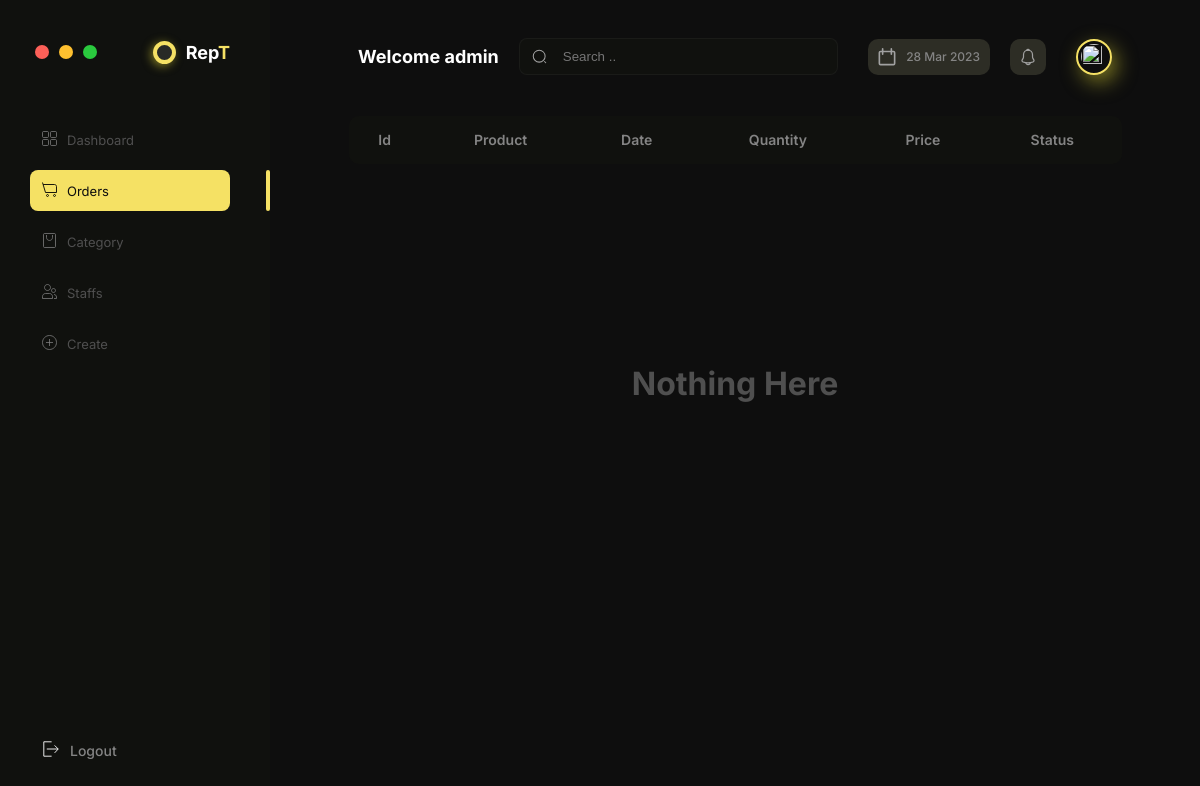
Page /ordersPaid/ (signed in) on the earlier database version.
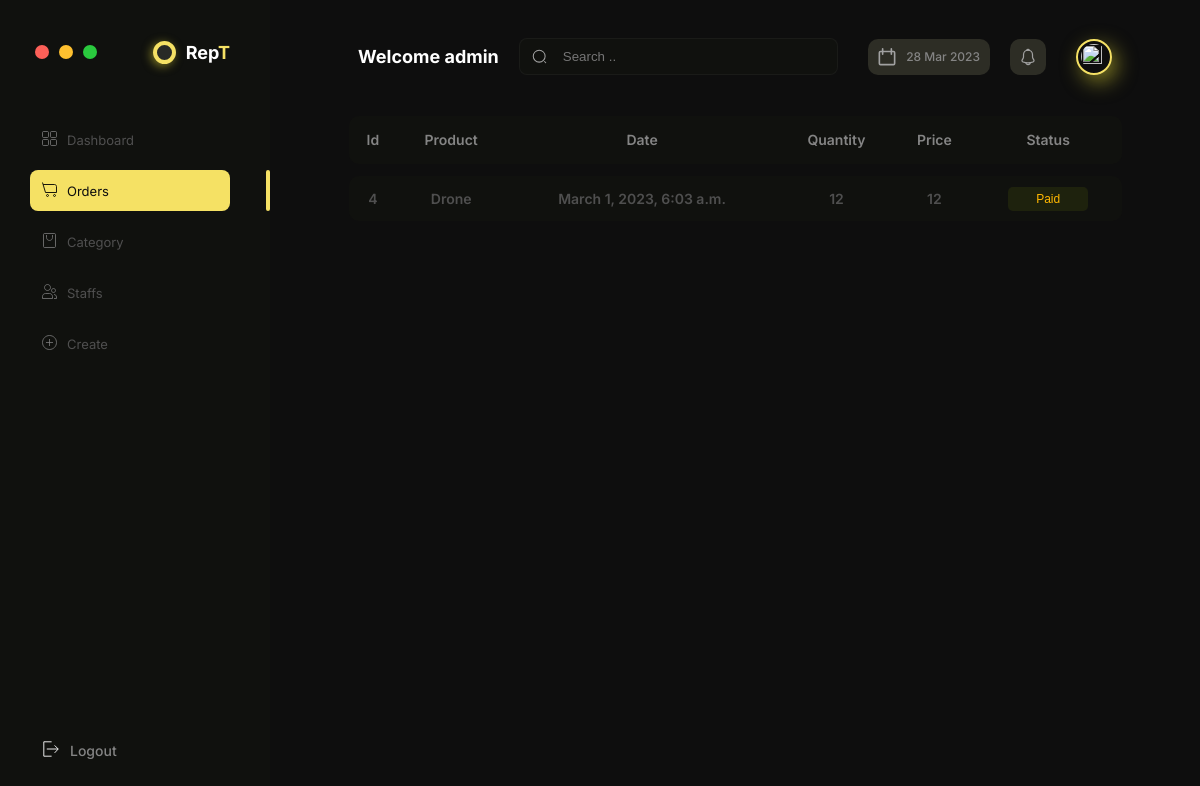
Same page on the later database version.
### apps/core/models.py (models this page shows, shortened)
class Order(models.Model):
    STATUS = (
        ('Paid', 'Paid'),
        ('Pending', 'Pending'),
    )
    customer = models.ForeignKey(
        Customer, null=True, on_delete=models.SET_NULL)
    seller = models.ForeignKey(Staff, on_delete=models.SET_NULL, null=True)
    item = models.ForeignKey(Item, null=True, on_delete=models.SET_NULL)
    price = models.IntegerField(default=0, null=True)
    quantity = models.IntegerField(default=0, null=True)
    status = models.CharField(max_length=200, null=True, choices=STATUS)
    date_created = models.DateTimeField(auto_now_add=True, null=True)

class Item(models.Model):
    name = models.CharField(max_length=200, null=True)
    price = models.IntegerField(default=0, null=True)
    quantity = models.IntegerField(default=0, null=True)
    category = models.ForeignKey(
        Category, null=True, on_delete=models.SET_NULL)
    tag = models.ForeignKey(Tag, null=200, on_delete=models.SET_NULL)
    date_created = models.DateTimeField(auto_now_add=True, null=True)
    def __str__(self):
        return self.name

### apps/core/decorators.py (the view)
        def wrapper_func(request, *args, **kwargs):
            group = None
            if request.user.groups.exists():
                group = request.user.groups.all()[0].name
            if group in allowed:
                return view_func(request, *args, **kwargs)
            else:
                return HttpResponse('You are not authenticated to access this page!')

### apps/orders/views.py (called while the page is built)
@login_required(login_url='login')
@allowed_user(allowed=['admin', 'staff'])
def ordersPaid(request):
    user_id = request.user.username
    if user_id == 'admin':
        paid_orders = Order.objects.filter(status='Paid')
    else:
        user = Staff.objects.get(name=user_id)
        orders = Order.objects.filter(seller=user)
        paid_orders = orders.filter(status='Paid')
    paid_order_count = paid_orders.count()
    context = {
        'orders': paid_orders,
        'navbar': 'orders',
        'order_count': paid_order_count,
        'items_count': paid_order_count,
    }
    return render(request, 'ordersPaid.html', context)

### apps/orders/templates/ordersPaid.html (shortened to what this page needs)
{% extends 'main.html' %}
{% block content %}
<div class="table-container">
        <table class="table">
        <thead class="table__header">
            <tr class="table__header-raw">
              <th class="col col1">Id</th>
              <th class="col col2">Product</th>
              <th class="col col2">Date</th>
              <th class="col col3">Quantity</th>
              <th class="col col4">Price</th>
              <th class="col col5">Status</th>
          </thead>
          {% for order in orders %}
          <tbody class="table__body">
            <tr class="table__body-raw">
              <td class="col col1">{{order.id}}</td>
              <td class="col col2">{{order.item}}</td>
              <td class="col col2">{{order.date_created}}</td>
              <td class="col col3">{{order.quantity}}</td>
              <td class="col col4">{{order.price}}</td>
              <td class="col col5">
                  <button class="table__status table__status--paid">Paid</button>
              </td>
            </tr>
          </tbody>
          {% endfor %}
    </table>
    {% include 'nothing.html' %}
</div>
{% endblock %}

Differences in the rows shown:
added Order: id "4", item "Drone", date_created "March 1, 2023, 6:03 a.m.", quantity "12", price "12"
Other differences:
text no longer shown: "Nothing Here"
